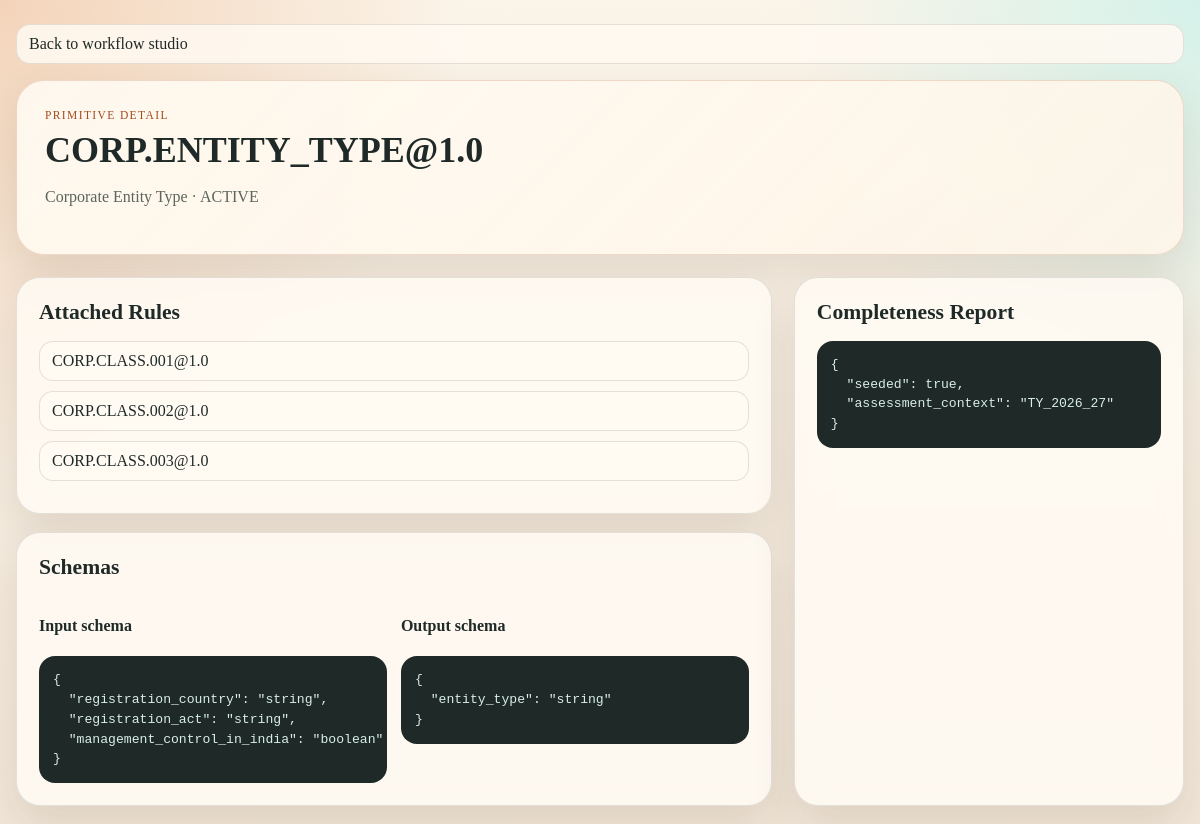
The app's page /workflow/primitives/9/ with its own data.
### core_rules/models.py (models this page shows, shortened)
class ProtectedLifecycleDeleteModel(models.Model):
    deletable_statuses: tuple[str, ...] = ()
    class Meta:
        abstract = True

class ImmutableApprovedModel(models.Model):
    immutable_statuses: tuple[str, ...] = ()
    class Meta:
        abstract = True

class TimestampedModel(models.Model):
    created_at = models.DateTimeField(auto_now_add=True)
    updated_at = models.DateTimeField(auto_now=True)
    class Meta:
        abstract = True

class PrimitiveVersion(ProtectedLifecycleDeleteModel, ImmutableApprovedModel, TimestampedModel):
    immutable_statuses = (StatusChoices.APPROVED, StatusChoices.ACTIVE, StatusChoices.SUPERSEDED)
    deletable_statuses = (StatusChoices.DRAFT,)
    primitive = models.ForeignKey(
        PrimitiveDefinition,
        on_delete=models.PROTECT,
        related_name="versions",
    )
    version = models.CharField(max_length=32)
    status = models.CharField(
        max_length=20,
        choices=StatusChoices.choices,
        default=StatusChoices.DRAFT,
    )
    rules = models.ManyToManyField(RuleVersion, related_name="primitive_versions", blank=True)
    input_schema = models.JSONField(default=dict, blank=True)
    output_schema = models.JSONField(default=dict, blank=True)
    completeness_report = models.JSONField(default=dict, blank=True)
    approved_by = models.CharField(max_length=255, blank=True)
    approved_at = models.DateTimeField(null=True, blank=True)
    class Meta:
        ordering = ["primitive__code", "-created_at"]
        unique_together = [("primitive", "version")]
    def __str__(self) -> str:
        return f"{self.primitive.code}@{self.version}"

class PrimitiveDefinition(TimestampedModel):
    code = models.CharField(max_length=100, unique=True)
    name = models.CharField(max_length=255)
    module_scope = models.CharField(max_length=32, choices=ScopeChoices.choices)
    question = models.TextField()
    description = models.TextField(blank=True)
    class Meta:
        ordering = ["code"]

class RuleVersion(ProtectedLifecycleDeleteModel, ImmutableApprovedModel, TimestampedModel):
    immutable_statuses = (StatusChoices.APPROVED, StatusChoices.ACTIVE, StatusChoices.SUPERSEDED)
    deletable_statuses = (StatusChoices.DRAFT,)
    rule = models.ForeignKey(
        RuleDefinition,
        on_delete=models.PROTECT,
        related_name="versions",
    )
    version = models.CharField(max_length=32)
    status = models.CharField(
        max_length=20,
        choices=StatusChoices.choices,
        default=StatusChoices.DRAFT,
    )
    source_reference = models.CharField(max_length=255)
    natural_language = models.TextField()
    structured_logic = models.JSONField(default=dict)
    mode = models.CharField(max_length=16, choices=RuleModeChoices.choices)
    trigger = models.JSONField(default=dict, blank=True)
    consequence = models.JSONField(default=dict, blank=True)
    severity = models.CharField(max_length=16, choices=SeverityChoices.choices)
    approved_by = models.CharField(max_length=255, blank=True)
    approved_at = models.DateTimeField(null=True, blank=True)
    metadata = models.JSONField(default=dict, blank=True)
    class Meta:
        ordering = ["rule__rule_id", "-created_at"]
        unique_together = [("rule", "version")]
    def __str__(self) -> str:
        return f"{self.rule.rule_id}@{self.version}"

class RuleDefinition(TimestampedModel):
    rule_id = models.CharField(max_length=100, unique=True)
    name = models.CharField(max_length=255)
    scope = models.CharField(max_length=32, choices=ScopeChoices.choices)
    description = models.TextField(blank=True)
    class Meta:
        ordering = ["rule_id"]

### core_rules/ui_views.py (the view)
# urls.py: path("workflow/primitives/<int:pk>/", PrimitiveVersionDetailView.as_view(), name="primitive-version-detail"),
class PrimitiveVersionDetailView(View):
    template_name = "workflow/primitive_detail.html"
    def get(self, request: HttpRequest, pk: int) -> HttpResponse:
        primitive_version = (
            PrimitiveVersion.objects.select_related("primitive")
            .prefetch_related("rules__rule")
            .get(pk=pk)
        )
        return render(
            request,
            self.template_name,
            {
                "artifact": primitive_version,
                "rule_version_options": RuleVersion.objects.select_related("rule").order_by("rule__rule_id", "-id"),
                "input_schema_pretty": json.dumps(primitive_version.input_schema, indent=2),
                "output_schema_pretty": json.dumps(primitive_version.output_schema, indent=2),
                "completeness_pretty": json.dumps(primitive_version.completeness_report, indent=2),
            },
        )

### templates/workflow/primitive_detail.html (shortened to what this page needs)
{% load static %}
<!DOCTYPE html>
<html lang="en">
<head>
    <link rel="stylesheet" href="{% static 'core_rules/workflow.css' %}">
</head>
<body>
    <div class="page-shell">
        <p><a class="record-link" href="{% url 'workflow-dashboard' %}">Back to workflow studio</a></p>
        <header class="hero">
            <div class="hero-copy">
                <p class="eyebrow">Primitive detail</p>
                <h1>{{ artifact }}</h1>
                <p class="hero-text">{{ artifact.primitive.name }} · {{ artifact.status }}</p>
            </div>
        </header>
        <main class="dashboard-grid">
            <section class="main-column">
                <article class="panel">
                    <h3>Attached Rules</h3>
                    {% for rule in artifact.rules.all %}
                        <a class="record-link" href="{% url 'rule-version-detail' rule.id %}">{{ rule }}</a>
                    {% empty %}
                        <p>No rules linked.</p>
                    {% endfor %}
                </article>
                <article class="panel">
                    <h3>Schemas</h3>
                    <div class="form-grid two-up">
                        <div><h4>Input schema</h4><pre class="result-box">{{ input_schema_pretty }}</pre></div>
                        <div><h4>Output schema</h4><pre class="result-box">{{ output_schema_pretty }}</pre></div>
                    </div>
                </article>
            </section>
            <aside class="side-column">
                <article class="panel">
                    <h3>Completeness Report</h3>
                    <pre class="result-box">{{ completeness_pretty }}</pre>
                </article>
            </aside>
        </main>
    </div>
</body>
</html>

### core_rules/static/core_rules/workflow.css (style rules this page uses)
:root { --bg: #f5efe4; --paper: rgba(255, 251, 244, 0.86); --paper-strong: #fffaf1; --ink: #1f2a28; --muted: #5b655e; --accent: #a44a1f; --accent-deep: #7d3413; --accent-soft: #efc3a1; --signal: #0f766e; --signal-soft: #c6f1ea; --blocked: #b42318; --blocked-soft: #fdd9d3; --line: rgba(38, 46, 43, 0.12); --shadow: 0 18px 44px rgba(74, 48, 27, 0.12); }
* { box-sizing: border-box; }
body { margin: 0; min-height: 100vh; font-family: Georgia, "Times New Roman", serif; color: var(--ink); background: radial-gradient(circle at top left, rgba(239, 195, 161, 0.65), transparent 32%), radial-gradient(circle at top right, rgba(198, 241, 234, 0.72), transparent 28%), linear-gradient(180deg, #fbf4e9 0%, #f1e6d8 100%); }
.page-shell { width: min(1480px, calc(100% - 32px)); margin: 24px auto 40px; }
.hero { display: grid; grid-template-columns: 1.7fr 1fr; gap: 24px; padding: 28px; border: 1px solid rgba(164, 74, 31, 0.18); border-radius: 28px; background: linear-gradient(135deg, rgba(255, 250, 241, 0.92), rgba(255, 245, 232, 0.86)); box-shadow: var(--shadow); }
.eyebrow { margin: 0 0 12px; text-transform: uppercase; letter-spacing: 0.12em; font-size: 0.72rem; color: var(--accent); }
.hero h1, .section-heading h2, .panel h3, .todo-block h4, .recent-group h4 { font-family: "Palatino Linotype", "Book Antiqua", Palatino, serif; }
.hero h1 { margin: 0; font-size: clamp(2rem, 3vw, 3.7rem); line-height: 0.96; max-width: 12ch; }
.hero-text { max-width: 66ch; color: var(--muted); font-size: 1rem; line-height: 1.65; }
.metric-card, .status-banner, .panel, .message { border: 1px solid var(--line); background: var(--paper); backdrop-filter: blur(10px); }
.dashboard-grid { display: grid; grid-template-columns: minmax(0, 1.55fr) minmax(320px, 0.8fr); gap: 22px; margin-top: 22px; }
.main-column, .side-column, .panel-cluster { display: grid; gap: 18px; }
.panel { border-radius: 24px; padding: 22px; box-shadow: var(--shadow); }
.panel h3 { margin: 0 0 16px; font-size: 1.35rem; }
.form-grid { display: grid; gap: 14px; }
.two-up { grid-template-columns: repeat(2, minmax(0, 1fr)); }
.result-box { overflow: auto; max-height: 420px; margin: 0; padding: 14px; border-radius: 16px; background: #1f2927; color: #d8efe7; font-size: 0.82rem; line-height: 1.5; }
.record-link { display: block; margin-bottom: 10px; padding: 10px 12px; border-radius: 14px; color: var(--ink); text-decoration: none; background: rgba(255, 250, 241, 0.86); border: 1px solid rgba(38, 46, 43, 0.12); }

### records on screen
PrimitiveVersion: primitive+version "CORP.ENTITY_TYPE@1.0", primitive.name "Corporate Entity Type", status "ACTIVE"
RuleVersion: rule+version "CORP.CLASS.001@1.0"
RuleVersion: rule+version "CORP.CLASS.002@1.0"
RuleVersion: rule+version "CORP.CLASS.003@1.0"

### other values on screen
{{ input_schema_pretty }} "{ \"registration_country\": \"string\", \"registration_act\": \"string\", \"management_control_in_india\": \"boolean\" }"
{{ output_schema_pretty }} "{ \"entity_type\": \"string\" }"
{{ completeness_pretty }} "{ \"seeded\": true, \"assessment_context\": \"TY_2026_27\" }"
